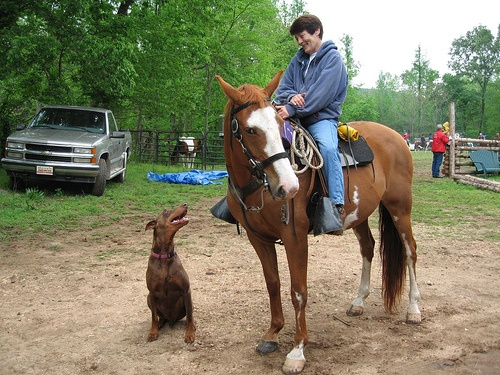
#> input picture phase 1/Mathematics for Computer Vision/Project 4/horse.jpg, 500 x 375 px
$ python main.py
#> lines starting #> are read from the running program, lines starting #| are printed output that depends on the picture
"""
Calculate and visualize histograms of image pixel intensity using Python.
"""

import numpy as np
import matplotlib.pyplot as plt
from PIL import Image

def calculate_pixel_intensity_histogram(image_path):
    """
    Calculate and visualize pixel intensity histogram for a given image.

    Parameters:
    image_path (str): Path to the input image file
    """
#> called with image_path = 'horse.jpg'
    # Read the image
    img = Image.open(image_path).convert('L')  # Convert to grayscale
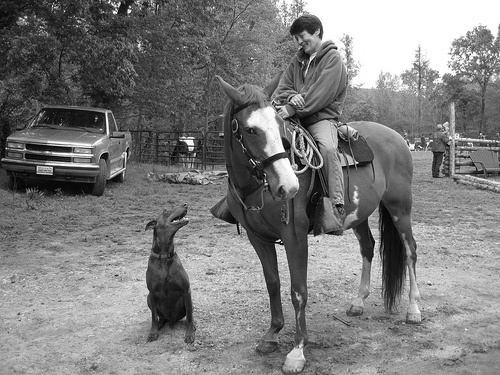
#> img: PIL image 500x375 L; min 0, max 255, mean 124.5
    img_array = np.array(img)

    # Calculate histogram
    hist, bins = np.histogram(img_array.flatten(), bins=256, range=[0, 256])
#> hist = 256 values, max 8062 at index 255, min 6 at index 0, mean 732.4; bins = 257 values from 0 to 256

    # Create visualization
    plt.figure(figsize=(10, 5))

    # Subplot 1: Original Image
    plt.subplot(1, 2, 1)
    plt.imshow(img, cmap='gray')
    plt.title('Original Image')
    plt.axis('off')

    # Subplot 2: Pixel Intensity Histogram
    plt.subplot(1, 2, 2)
    plt.bar(bins[:-1], hist, width=1, color='black', alpha=0.7)
    plt.title('Pixel Intensity Histogram')
    plt.xlabel('Pixel Intensity')
    plt.ylabel('Frequency')
    plt.xlim(0, 255)

    plt.tight_layout()
    plt.show()
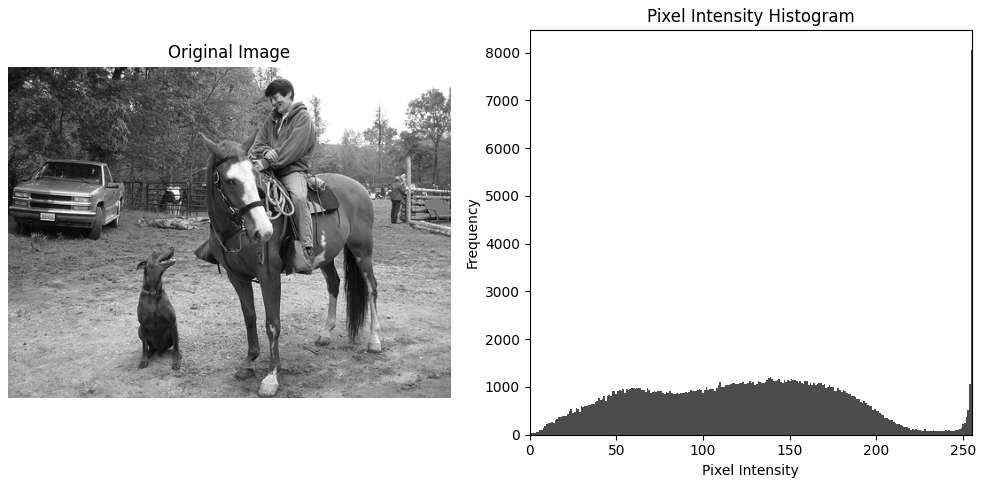
#> figure drawn by matplotlib, 2 panels; panel 2: tallest bar 8062 high, from x = 254.5 to 255.5

if __name__ == "__main__":
    calculate_pixel_intensity_histogram('horse.jpg')
